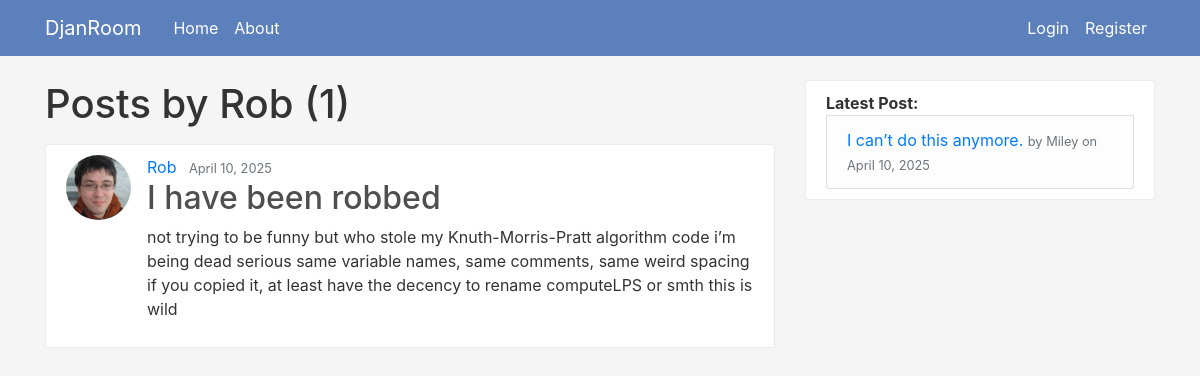
/user/Rob, run on the app's committed database.
### blog/models.py (models this page shows, shortened)
class Post(models.Model):
    title = models.CharField(max_length=100)
    content = models.TextField()
    date_posted = models.DateTimeField(default=timezone.now)
    author = models.ForeignKey(User, on_delete=models.CASCADE)

### users/models.py (models this page shows, shortened)
class Profile(models.Model):
    user = models.OneToOneField(User, on_delete=models.CASCADE)
    image = models.ImageField(default='default.jpg', upload_to='profile_pics')

### blog/views.py (the view)
# urls.py: path('user/<str:username>', UserPostListView.as_view(), name='user-posts'),
class UserPostListView(ListView):
    model = Post
    template_name = 'blog/user_posts.html'
    context_object_name = 'posts'
    paginate_by = 5
    def get_queryset(self):
        user = get_object_or_404(User, username=self.kwargs.get('username'))
        return Post.objects.filter(author=user).order_by('-date_posted')

### blog/context_processors.py (called while the page is built)
def latest_post(request):
    try:
        return {'latest_post': Post.objects.latest('date_posted')}
    except Post.DoesNotExist:
        return {'latest_post': None}

### blog/templates/blog/user_posts.html (shortened to what this page needs)
{% extends "blog/base.html"  %}
{% block content %}
    <h1 class="mb-3"> Posts by {{view.kwargs.username}} ({{ page_obj.paginator.count }})</h1>
    {% for post in posts %}
    <article class="media content-section">
        <img class="rounded-circle article-img" src="{{post.author.profile.image.url}}" >
        <div class="media-body">
          <div class="article-metadata">
            <a class="mr-2" href="{% url 'user-posts' post.author.username %}">{{ post.author }}</a>
            <small class="text-muted">{{ post.date_posted|date:"F d, Y" }}</small>
          </div>
          <h2><a class="article-title" href="{% url 'post-detail' post.id%}">{{ post.title }}</a></h2>
          <p class="article-content">{{ post.content }}</p>
        </div>
      </article>
    {% endfor %}
{% endblock content %}

### blog/templates/blog/base.html (shortened to what this page needs)
{% load static %}
<!DOCTYPE html>
<html>
<head>
    <link rel="stylesheet" href="https://cdn.jsdelivr.net/npm/bootstrap@4.0.0/dist/css/bootstrap.min.css">
    <link rel="stylesheet" type="text/css" href="{% static 'blog/main.css' %}?v=2">
</head>
<body>
    <header class="site-header">
        <nav class="navbar navbar-expand-md navbar-dark bg-steel fixed-top">          <div class="container">
            <a class="navbar-brand mr-4" href="{% url 'blog-home' %}">DjanRoom</a>
            <div class="collapse navbar-collapse" id="navbarToggle">
              <div class="navbar-nav mr-auto">
                <a class="nav-item nav-link" href="{% url 'blog-home' %}">Home</a>
                <a class="nav-item nav-link" href="{% url 'blog-about' %}">About</a>
              </div>
              <div class="navbar-nav d-flex align-items-center">
                {% if user.is_authenticated %}
                    <a class="nav-item nav-link" href="{% url 'post-create' %}">New Post</a>
                    <form id="logout-form" method="get" action="{% url 'logout-confirm' %}" class="d-inline">
                        {% csrf_token %}
                        <button class="nav-item nav-link btn btn-link" type="submit">Sign out</button>
                    </form>
                    <a class="nav-item nav-link" href="{% url 'profile' %}">Profile</a>
                {% else %}
                    <a class="nav-item nav-link" href="{% url 'login' %}">Login</a>
                    <a class="nav-item nav-link" href="{% url 'register' %}">Register</a>
                {% endif %}
            </div>
            </div>
          </div>
        </nav>
    </header>
    <main role="main" class="container">
        <div class="row">
          <div class="col-md-8">
            {% block content %}{% endblock %}
          </div>
          <div class="col-md-4">
            <div class="content-section">
                <strong>Latest Post:</strong>
                <li class="list-group-item list-group-item-light">
                  {% if latest_post %}
                    <a href="{% url 'post-detail' latest_post.pk %}">{{ latest_post.title }}</a>
                    <small class="text-muted">by {{ latest_post.author }} on {{ latest_post.date_posted|date:"F d, Y" }}</small>
                  {% else %}
                    No posts available.
                  {% endif %}
                </li>
            </div>
          </div>
        </div>
      </main>
</body>
</html>

### blog/static/blog/main.css (style rules this page uses)
body { background: #F5F5F5; color: #333333; margin-top: 5rem; }
.article-img { height: 65px; width: 65px; object-fit: cover; margin-right: 16px; border-radius: 50%; }
h1, h2, h3, h4, h5, h6 { color: #333333; }
.bg-steel { background-color: #5C80BC; }
.site-header .navbar-nav .nav-link { color: #FFFFFF; }
.content-section { background: #FFFFFF; padding: 10px 20px; border: 1px solid #EAEAEA; border-radius: 3px; margin-bottom: 20px; }
.article-title { color: #4F4F4F; }

### data on the page
Post: author.profile.image (picture), author "Rob", date_posted "April 10, 2025", title "I have been robbed", content "not trying to be funny but who stole my Knuth-Morris-Pratt algorithm code i’m being dead serious same variable names, same comments, same weird spacing if you copied it, at least have the decency to rename computeLPS or smth this is wild"
Post: title "I can’t do this anymore.", author "Miley", date_posted "April 10, 2025"

### other printed values
{{ view.kwargs.username }} "Rob"
{{ page_obj.paginator.count }} "1"
